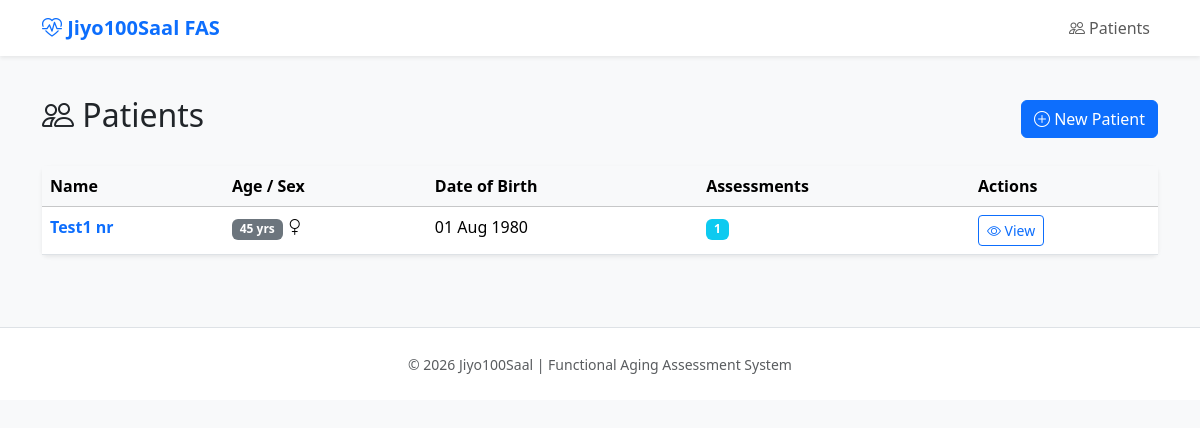
The app's page /patients/ with its own data.
### models/patient.py (models this page shows, shortened)
class Patient(Base):
    __tablename__ = 'patients'
    id: Mapped[int] = mapped_column(primary_key=True)
    first_name: Mapped[str] = mapped_column(String(100), nullable=False)
    last_name: Mapped[str] = mapped_column(String(100), nullable=False)
    date_of_birth: Mapped[date] = mapped_column(Date, nullable=False)
    sex: Mapped[str] = mapped_column(String(10), nullable=False)  # 'male' or 'female'
    phone: Mapped[Optional[str]] = mapped_column(String(20), nullable=True)
    email: Mapped[Optional[str]] = mapped_column(String(255), nullable=True)
    external_id: Mapped[Optional[str]] = mapped_column(String(100), nullable=True)
    notes: Mapped[Optional[str]] = mapped_column(Text, nullable=True)
    assessments: Mapped[List["Assessment"]] = relationship(
        "Assessment",
        back_populates="patient",
        cascade="all, delete-orphan",
        order_by="Assessment.assessment_date.desc()",
    )
    __table_args__ = (
        CheckConstraint("sex IN ('male', 'female')", name='check_sex_valid'),
    )
    @property
    def full_name(self) -> str:
        return f"{self.first_name} {self.last_name}"
    @property
    def current_age(self) -> int:
        return self._calculate_age(date.today())
    def _calculate_age(self, as_of_date: date) -> int:
        age = as_of_date.year - self.date_of_birth.year
        if (as_of_date.month, as_of_date.day) < (self.date_of_birth.month, self.date_of_birth.day):
            age -= 1
        return age
    def get_assessments_count(self) -> int:
        return len(self.assessments)

### routes/patients.py (the view)
@patients_bp.route('/')
def list_patients():
    session = db.session()
    try:
        patients = session.query(Patient).order_by(Patient.created_at.desc()).all()
        return render_template('patients/list.html', patients=patients)
    finally:
        session.close()

### models/base.py (called while the page is built)
    def session(self):
        if self.Session is None:
            raise RuntimeError("Database not initialized. Call init_app() first.")
        return self.Session()

### templates/patients/list.html (shortened to what this page needs)
{% extends "base.html" %}
{% block content %}
<div class="d-flex justify-content-between align-items-center mb-4">
    <h2><i class="bi bi-people"></i> Patients</h2>
    <a href="{{ url_for('patients.new_patient') }}" class="btn btn-primary">
        <i class="bi bi-plus-circle"></i> New Patient
    </a>
</div>
{% if patients %}
<div class="card">
    <div class="table-responsive">
        <table class="table table-hover mb-0">
            <thead class="table-light">
                <tr>
                    <th>Name</th>
                    <th>Age / Sex</th>
                    <th>Date of Birth</th>
                    <th>Assessments</th>
                    <th>Actions</th>
                </tr>
            </thead>
            <tbody>
                {% for patient in patients %}
                <tr>
                    <td>
                        <a href="{{ url_for('patients.view_patient', patient_id=patient.id) }}" class="text-decoration-none fw-bold">
                            {{ patient.full_name }}
                        </a>
                    </td>
                    <td>
                        <span class="badge bg-secondary">{{ patient.current_age }} yrs</span>
                        <i class="bi bi-gender-{{ 'male' if patient.sex == 'male' else 'female' }}"></i>
                    </td>
                    <td>{{ patient.date_of_birth.strftime('%d %b %Y') }}</td>
                    <td>
                        <span class="badge bg-info">{{ patient.get_assessments_count() }}</span>
                    </td>
                    <td>
                        <a href="{{ url_for('patients.view_patient', patient_id=patient.id) }}" class="btn btn-sm btn-outline-primary">
                            <i class="bi bi-eye"></i> View
                        </a>
                    </td>
                </tr>
                {% endfor %}
            </tbody>
        </table>
    </div>
</div>
{% endif %}
{% endblock %}

### templates/base.html (style rules this page uses)
:root { --primary-color: #0d6efd; --success-color: #198754; --warning-color: #ffc107; --danger-color: #dc3545; }
body { background-color: #f8f9fa; }
.card { box-shadow: 0 0.125rem 0.25rem rgba(0, 0, 0, 0.075); border: none; }

### records on screen
Patient: full_name "Test1 nr", current_age "45", date_of_birth "01 Aug 1980", get_assessments_count "1"
